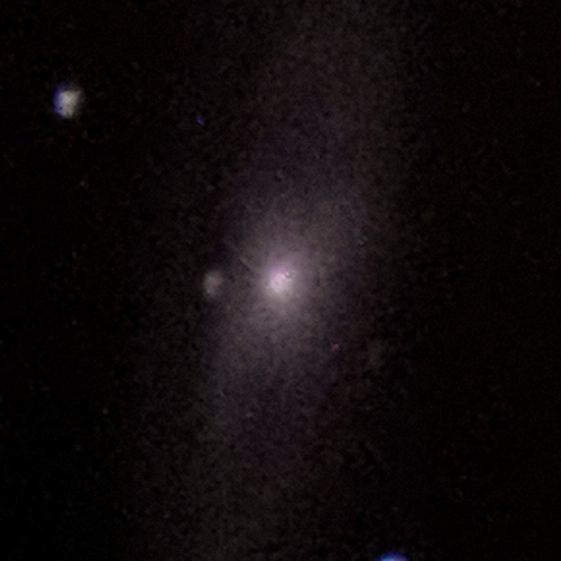
#> input picture attempts/images/my image M65.jpg, 1121 x 1121 px, found by its file name (shown at 1/2 size)
$ python 'movie with jpg.py'
#> lines starting #> are read from the running program, lines starting #| are printed output that depends on the picture
### attempts/stage3/function_lens.py
# create a function that completes the lensing process:

# import modules
import numpy as np
import matplotlib.pyplot as plt

# %%


def lens(image_s, rc, eps, dom=1):
    '''
    Lenses the given image for a planar, transparent, symmetric lensing object
    inputs:
    square image as numpy array of values from 0 to 255 in RGB
    central core radius rc
    ellipticity eps
    domain of the image, as absolute value (default=1, giving range [-1, 1])
    return array of the lensed image
    '''

    # check if the user gave a square image and get number of pixels per side
    if len(image_s[:, 0, 0]) == len(image_s[0, :, 0]):
        size = len(image_s)
    else:
        raise IndexError(' Image must be square, can\'t broadcast with different shapes')

    # set up an empty array to store lensed image
    image_l = np.zeros([size, size, 3])

    # find the width of each pixel given the domain and size
    p_width = 2*dom/(size)

    # Vectorised the mapping of pixels to source plane and copying data:

    # set up an array of index numbers in the lens image array
    i_arr = np.arange(0, size, 1)
    j_arr = np.arange(0, size, 1)

    # based on pixel position get reduced coords. r_1 and r_2 as arrays
    r1 = 2*dom*i_arr/(size-1) - dom
    r2 = 2*dom*j_arr/(size-1) - dom

    # grid them
    r1g, r2g = np.meshgrid(r1, r2)

    # use lens equation to get array of positions on image_s for each pixel in lens image
    s1 = r1g - ((1 - eps)*r1g)/np.sqrt(rc**2 + (1 - eps)*r1g**2 + (1 + eps)*r2g**2)
    s2 = r2g - ((1 + eps)*r2g)/np.sqrt(rc**2 + (1 - eps)*r1g**2 + (1 + eps)*r2g**2)

    # s coordinates dont have to be pixel positions in reduced
    # need to find which pixel they lie in in the original image for all pixels
    # therefore for all array values
    index_1 = np.floor((s1 + dom)/p_width)
    index_2 = np.floor((s2 + dom)/p_width)

    # change them to integers
    index_1 = index_1.astype(int).transpose()
    index_2 = index_2.astype(int).transpose()

    # copy the data from source image at these indexes over to lens image array
    image_l[:, :, :] = image_s[index_1, index_2, :]

    # return the image to the suer
    return image_l

### attempts/stage3/movie with jpg.py
# attempt 1 at a movie with jpg image

# import modules
import numpy as np
import matplotlib.pyplot as plt
from PIL import Image
import attempts.stage3.function_lens as lensing

# %%

# set up some initial parameters
rc = 0.3
eps = 0
dom = 4  # abs() of domain of r values (normally -1, 1 --> 1)

# read in the image of the source
# NB set correct Working directory
# This is an image I have taken myself of M83, therefore no copyright
image = Image.open('attempts\\images\\my image M65.jpg')
#> image is the input picture: PIL image 1121x1121 RGB; mean R, G, B 15.5, 10.2, 11.3

# change it to a numpy array
image = np.array(image)

# from it, extract size, making sure to find the minimum (to ensure a square)
# and make certain it is a square
sizex = len(image[:, 0, 0])
#> sizex = 1121
sizey = len(image[0, :, 0])
#> sizey = 1121

if sizex < sizey:
    size = sizex
elif sizex > sizey:
    size = sizey
else:
    # equal
    size = sizex
#> size = 1121

image = image[:size, :size, :]

# start a figure window
fig = plt.figure()
ax = fig.gca()

# loop over updating the offset (in pixels)
for motion in range(int(size/(50*5)) + 6, int(size/(50)) + 1):
    # restart (or set for the first time) the first frame
    # initially, the image is all the way to the left and the whole frame is
    # black
    image_s = np.zeros([size, size, 3])

    # create the image by moving in the loaded image by 1 pixel to the right:
    image_s[:, :50*motion, :] = image[:, size - 50*motion:, :]

    # give this image to the lensing fucntion with chosen parameters
    img_lensed = lensing.lens(image_s, rc, eps, dom)

    # rescale its rgb for imshow (in range 0 to 1 not 0 to 255)
    img_lensed *= 1/255

    # plot it:
    # plt.imshow(img_lensed)
    plt.imshow(img_lensed)

    # pause to update
    plt.pause(0.001)
#> this loop made 13 passes
#> pass 1, in lens, `index_1 = np.floor((s1 + dom)/p_width)`:
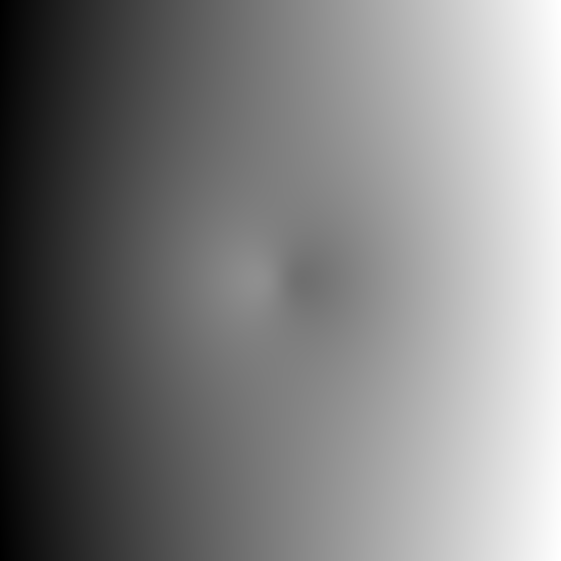
#> index_1: shape (1121, 1121) float64 (shown at 1/2 size); min 98, max 1022, mean 560; drawn with min black and max white
#> pass 1, in lens, `index_2 = np.floor((s2 + dom)/p_width)`:
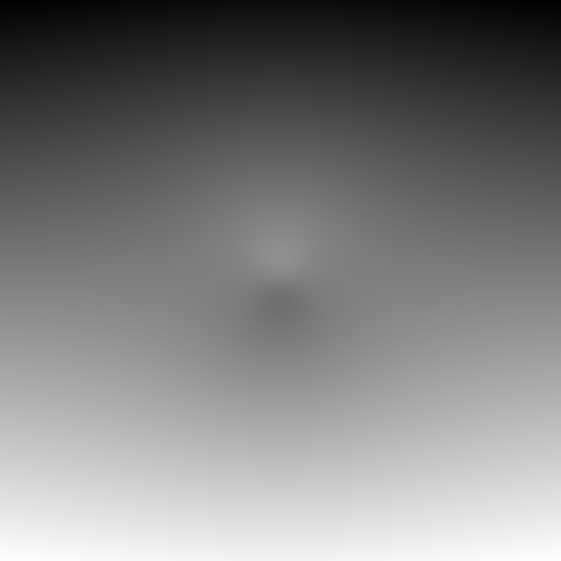
#> index_2: shape (1121, 1121) float64 (shown at 1/2 size); min 98, max 1022, mean 560; drawn with min black and max white
#> pass 1, in lens, `index_1 = index_1.astype(int).transpose()`:
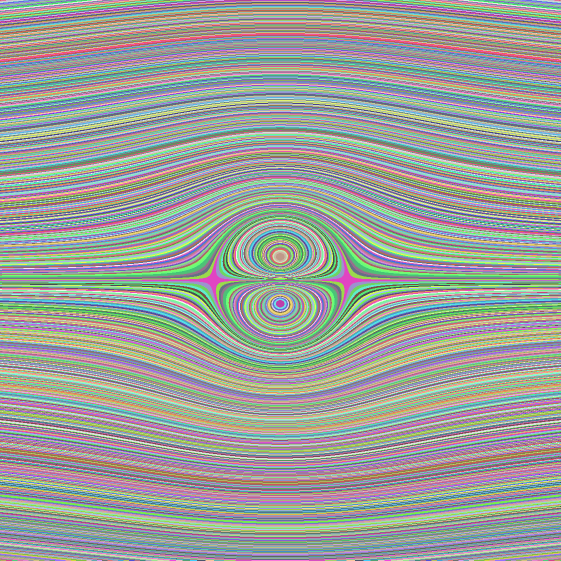
#> index_1: shape (1121, 1121) int64 (shown at 1/2 size); 925 distinct labels, from 98 to 1022; one colour per label, 0 black
#> pass 1, `plt.pause(0.001)`:
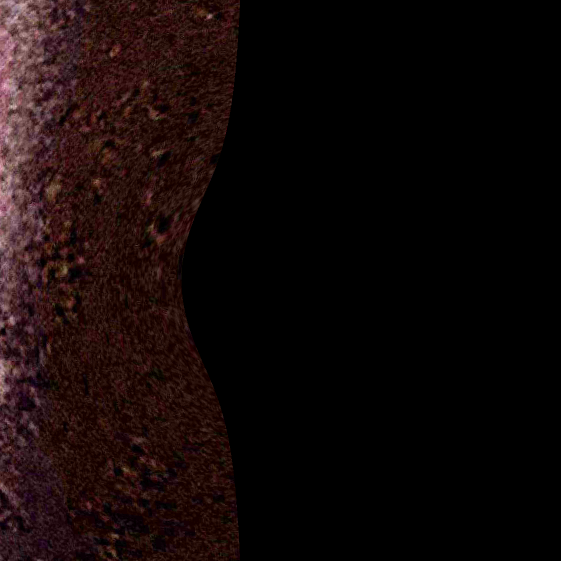
#> shown: shape (1121, 1121, 3) float64 (shown at 1/2 size); mean R, G, B 0.0127, 0.00593, 0.00559; drawn with min black and max white
#> pass 2, `plt.pause(0.001)`:
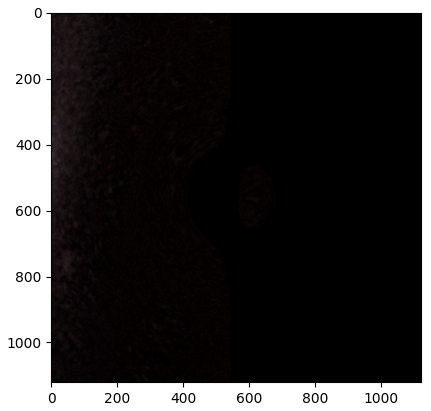
#> figure drawn by matplotlib, 1 panel
#> after the loop:
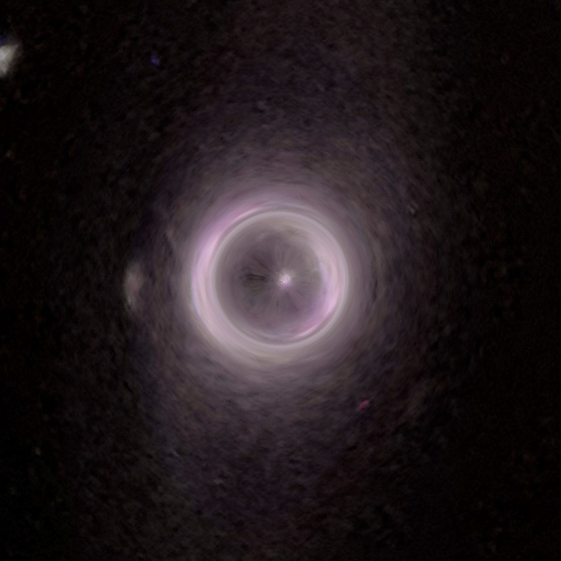
#> img_lensed: shape (1121, 1121, 3) float64 (shown at 1/2 size); mean R, G, B 0.127, 0.0965, 0.108
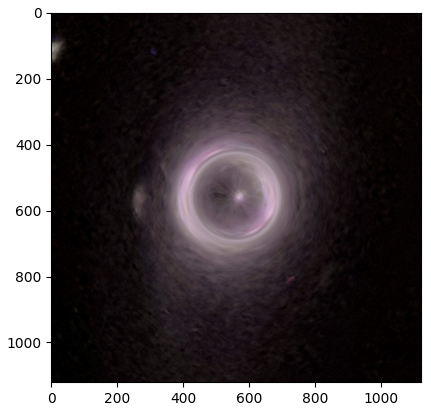
#> figure drawn by matplotlib, 1 panel
